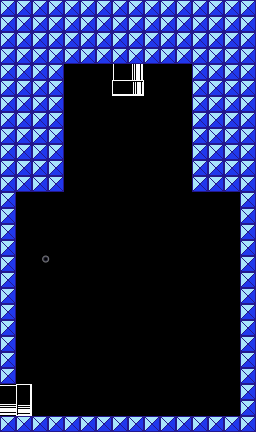

This is a level from a 2D game, rendered from its Tiled map with the project's own tilesets. A one-line summary and the map file follow, with tile-layer data summarised:
An orthogonal 16x27 tile map with 16x16 px tiles, 1 tile layer (ShoeBox Tile Grab).

<map version="1.0" orientation="orthogonal" width="16" height="27" tilewidth="16" tileheight="16">
<tileset firstgid="1" name="SuperMarioBros3Map1-2.2BG_bank.png" tilewidth="16" tileheight="16">
	<image source="SuperMarioBros3Map1-2.2BG_bank.png" width="176" height="32" />
</tileset>
	<layer name="ShoeBox Tile Grab" width="16" height="27">
		<data>[432 cells, 432 non-empty, 13 distinct tile ids]</data>
	</layer>
</map>
